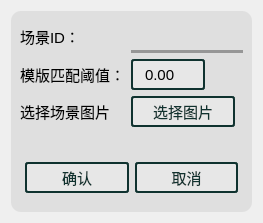
<?xml version="1.0" encoding="UTF-8"?>
<ui version="4.0">
 <class>NewScene</class>
 <widget class="QDialog" name="NewScene">
  <property name="geometry">
   <rect>
    <x>0</x>
    <y>0</y>
    <width>263</width>
    <height>223</height>
   </rect>
  </property>
  <property name="windowTitle">
   <string>新建场景</string>
  </property>
  <property name="styleSheet">
   <string notr="true">font-family:&quot;Consolas&quot;,&quot;黑体&quot;;
font-size:11pt;</string>
  </property>
  <layout class="QHBoxLayout" name="horizontalLayout" stretch="2">
   <item>
    <widget class="QWidget" name="scene_info_form" native="true">
     <property name="styleSheet">
      <string notr="true">QWidget {
                background-color: #dfdfdf;  /* 背景颜色 */
border-radius:10px;
            }

/* 1. 未选中（默认）状态的下边框 */
QLineEdit {
                /* 清除默认边框，只保留下边框 */
				font-size:11pt;
                border: none;
                border-bottom: 3px solid #969696;  /* 灰色下边框 */
                padding: 5px 0;  /* 上下下内边距，避免文字紧贴紧贴边框 */
				border-radius:0px;
                background: transparent;  /* 背景透明，只显示下边框 */
            }
            
            /* 2. 选中（获得焦点点）状态的下边框 */
QLineEdit:focus {
                border-bottom: 4px solid #39C5BB;  /* 蓝色下边框（突出显示） */
                outline: none;  /* 去除系统默认的聚焦外边框 */
            }
            
            /* 3. 鼠标略过（悬停）状态的下边框 */
QLineEdit:hover {
                border-bottom: 4px solid #39C5BB;  /* 深灰色下边框（中间状态） */
            }
/* QComboBox 样式 */
QComboBox {
    border: 2px solid #0f322f;  /* 边框颜色与CheckBox保持一致 */
    border-radius: 3px;
    padding: 5px 0px 5px 10px;  /* 右侧预留空间给自定义箭头 */
    background-color: #e7e7e7;
	max-height: 17px;
    min-height: 15px;
	max-width:100px;
}

/* 隐藏QComboBox默认下拉按钮 */
QComboBox::drop-down {
    border: none;  /* 去除默认按钮边框 */

}

/* 自定义下拉箭头（使用三角形字符模拟） */
QComboBox::down-arrow {
    image: none;  /* 去除默认箭头 */
}

QComboBox::down-arrow:on {
    image: none;  /* 下拉状态也不显示默认箭头 */
}

/* 下拉列表样式 */
QComboBox QAbstractItemView {
    border: 2px solid #b5b5b5;
    border-radius: 3px;
    background-color: #e7e7e7;
    padding: 5px;
    selection-background-color: #39C5BB;  /* 选中项背景色 */
    selection-color: #000000;
}

/* 悬停和选中状态 */
QComboBox:hover {
    border-color: #39C5BB;
}

QComboBox:focus {
    border-color: #39C5BB;
    outline: none;
}

/* QSpinBox 样式 */
QSpinBox {
    border: 2px solid #0f322f;
    border-radius: 3px;
    padding: 5px 10px 5px 10px;  /* 右侧预留空间给自定义按钮 */
    background-color: #e7e7e7;
	max-height: 17px;
    min-height: 15px;
	max-width:40px;
}

/* 隐藏QSpinBox默认上下按钮 */
QSpinBox::up-button, QSpinBox::down-button {
    border: none;
    width: 0;  /* 隐藏默认按钮 */
    height: 0;
}



/* 悬停和选中状态 */
QSpinBox:hover {
    border-color: #39C5BB;
}

QSpinBox:focus {
    border-color: #39C5BB;
    outline: none;
}

/* 解决QSpinBox编辑区域与整体样式冲突 */
QSpinBox::edit-focus {
    background-color: transparent;
    border: none;
    outline: none;
}
/* QSpinBox 样式 */
QDoubleSpinBox {
    border: 2px solid #0f322f;
    border-radius: 3px;
    padding: 5px 10px 5px 10px;  /* 右侧预留空间给自定义按钮 */
    background-color: #e7e7e7;
	max-height: 17px;
    min-height: 15px;
	max-width:50px;
}

/* 隐藏QSpinBox默认上下按钮 */
QDoubleSpinBox::up-button, QDoubleSpinBox::down-button {
    border: none;
    width: 0;  /* 隐藏默认按钮 */
    height: 0;
}



/* 悬停和选中状态 */
QDoubleSpinBox:hover {
    border-color: #39C5BB;
}

QDoubleSpinBox:focus {
    border-color: #39C5BB;
    outline: none;
}

/* 解决QSpinBox编辑区域与整体样式冲突 */
QDoubleSpinBox::edit-focus {
    background-color: transparent;
    border: none;
    outline: none;
}

QPushButton{
min-height: 20px;
max-width:100px;
border: 2px solid #0f322f;  /* 2px宽的深灰色实线边框 */
background-color: #e7e7e7;
border-radius:3px;
outline:none;
color:#0f322f;
padding-top:2px;
padding-bottom:2px;
}
QPushButton::hover {
border: 2px solid #39C5BB;  /* 2px宽的深灰色实线边框 */
outline:none;
color:#39C5BB;
}
</string>
     </property>
     <layout class="QVBoxLayout" name="verticalLayout" stretch="1,0">
      <item>
       <layout class="QFormLayout" name="formLayout">
        <item row="0" column="0">
         <widget class="QLabel" name="scene_id_Label">
          <property name="text">
           <string>场景ID：</string>
          </property>
         </widget>
        </item>
        <item row="0" column="1">
         <widget class="QLineEdit" name="scene_id_LineEdit"/>
        </item>
        <item row="1" column="0">
         <widget class="QLabel" name="scene_thresholdLabel">
          <property name="text">
           <string>模版匹配阈值：</string>
          </property>
         </widget>
        </item>
        <item row="1" column="1">
         <widget class="QDoubleSpinBox" name="scene_thresholdDoubleSpinBox">
          <property name="maximum">
           <double>1.000000000000000</double>
          </property>
          <property name="singleStep">
           <double>0.010000000000000</double>
          </property>
         </widget>
        </item>
        <item row="2" column="0">
         <widget class="QLabel" name="set_scene_image_Label">
          <property name="text">
           <string>选择场景图片</string>
          </property>
         </widget>
        </item>
        <item row="2" column="1">
         <widget class="QWidget" name="set_scene_image_Widget" native="true">
          <layout class="QVBoxLayout" name="verticalLayout_2">
           <property name="leftMargin">
            <number>0</number>
           </property>
           <property name="topMargin">
            <number>0</number>
           </property>
           <property name="rightMargin">
            <number>0</number>
           </property>
           <property name="bottomMargin">
            <number>0</number>
           </property>
           <item>
            <widget class="QPushButton" name="set_img_btn">
             <property name="text">
              <string>选择图片</string>
             </property>
            </widget>
           </item>
          </layout>
         </widget>
        </item>
       </layout>
      </item>
      <item>
       <layout class="QHBoxLayout" name="horizontalLayout_2">
        <property name="leftMargin">
         <number>5</number>
        </property>
        <property name="topMargin">
         <number>10</number>
        </property>
        <property name="rightMargin">
         <number>5</number>
        </property>
        <property name="bottomMargin">
         <number>10</number>
        </property>
        <item>
         <widget class="QPushButton" name="confirm">
          <property name="text">
           <string>确认</string>
          </property>
         </widget>
        </item>
        <item>
         <widget class="QPushButton" name="cancel">
          <property name="text">
           <string>取消</string>
          </property>
         </widget>
        </item>
       </layout>
      </item>
     </layout>
    </widget>
   </item>
  </layout>
 </widget>
 <resources/>
 <connections/>
</ui>
